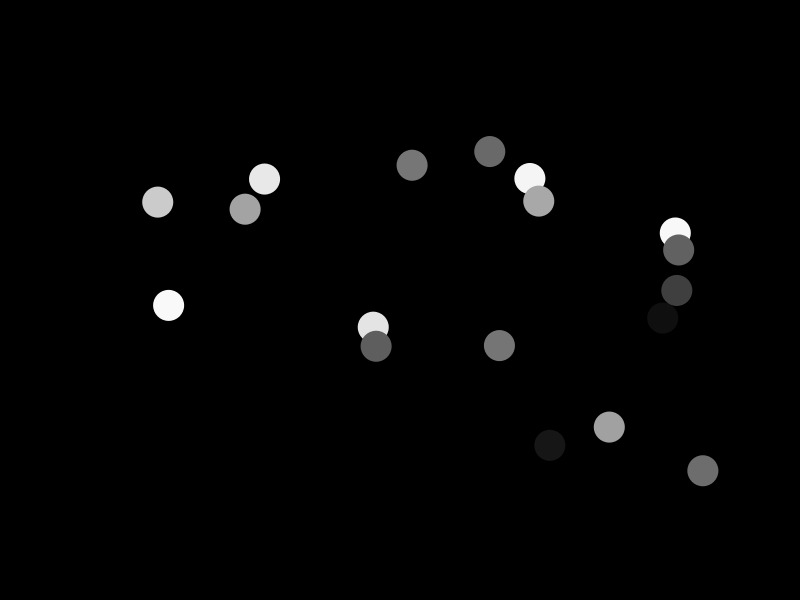
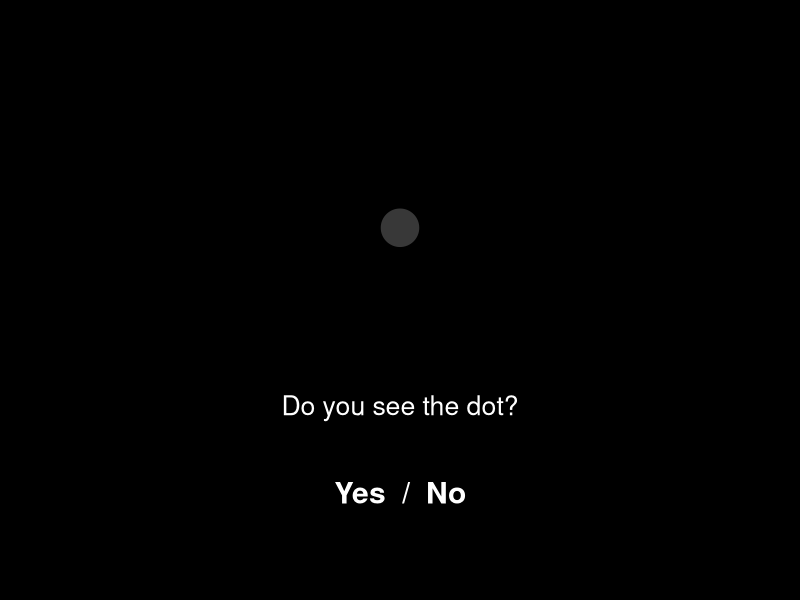
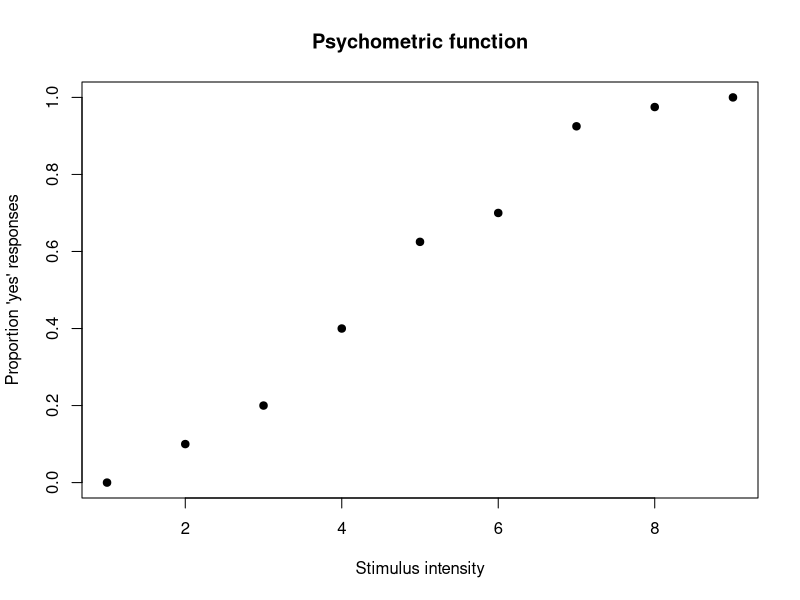
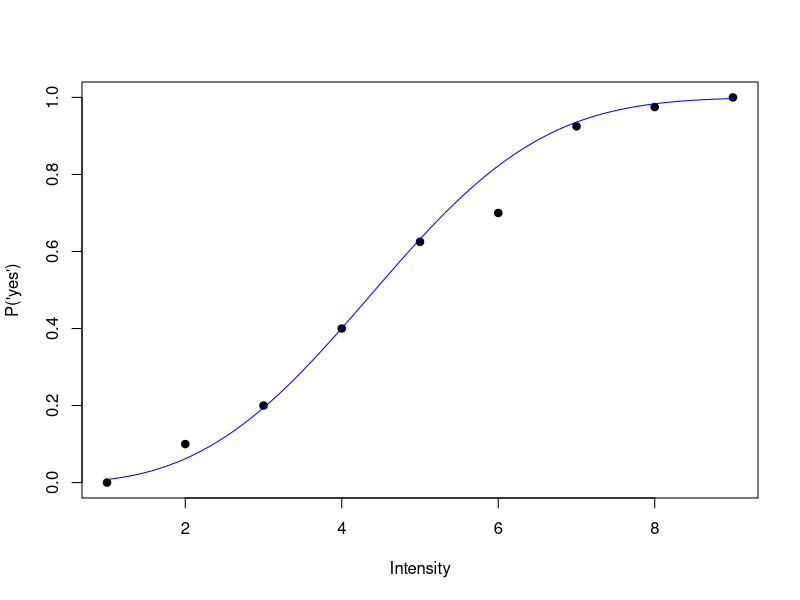
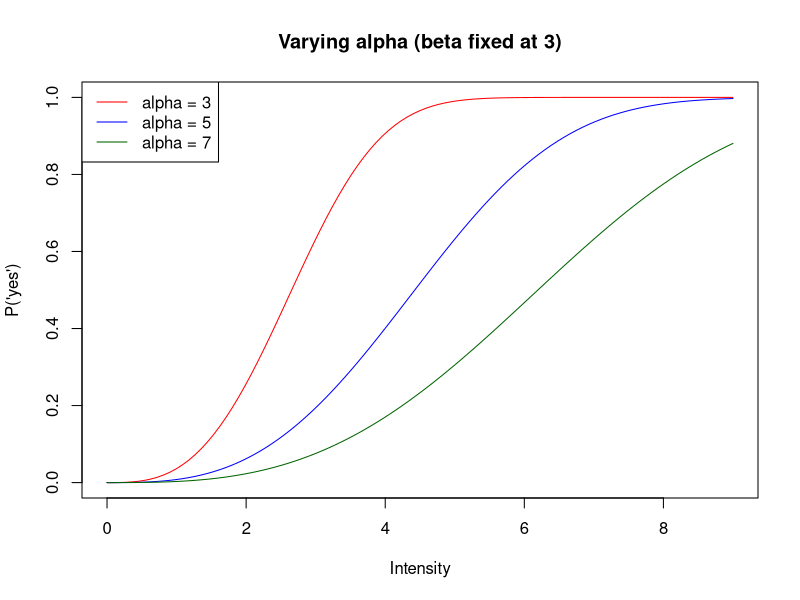
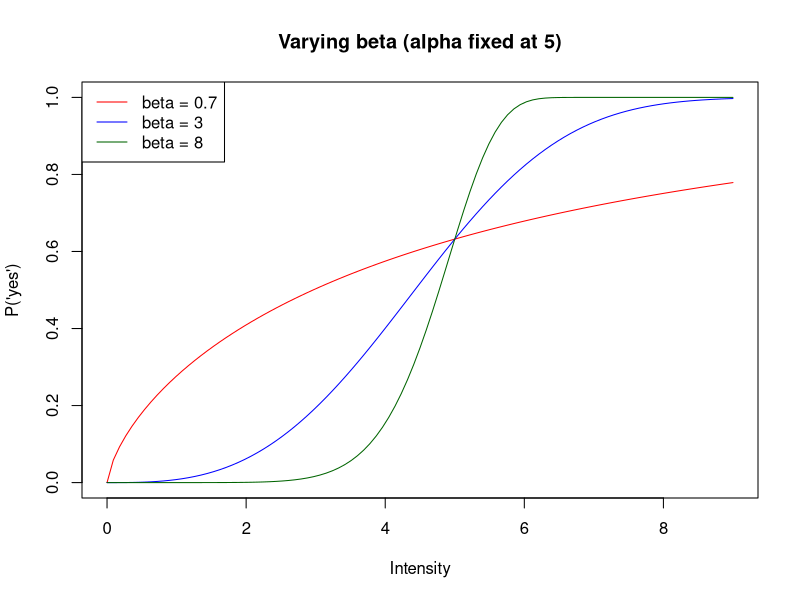
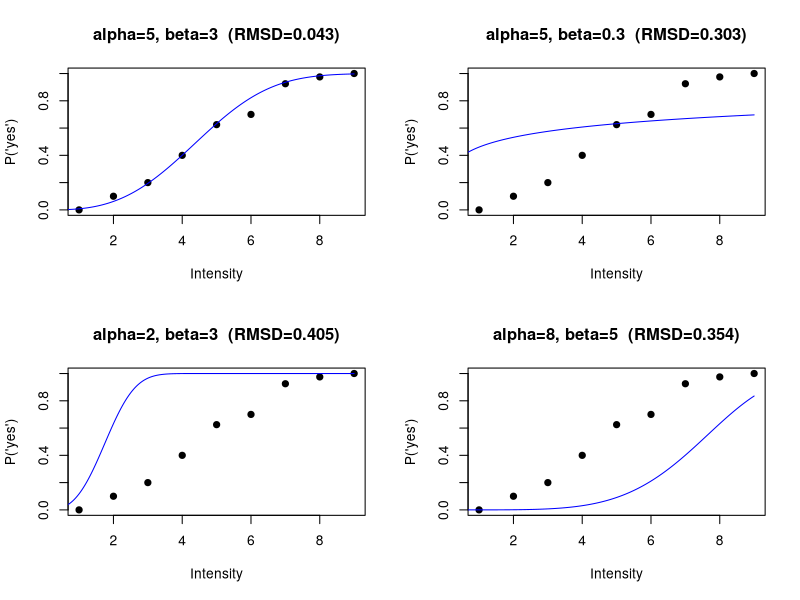

R code for these plots, in order: (Note: this script raises an error after producing the figures.)
## ---- chunk 1
set.seed(42)
n_spots <- 18
spot_x <- runif(n_spots, 0.5, 9.5)
spot_y <- runif(n_spots, 0.3, 1.7)
spot_brightness <- runif(n_spots, 0.05, 1)

old_par <- par(bg = "black", mar = c(2, 1, 3, 1))
plot(1, type = "n", xlim = c(0, 10), ylim = c(0, 2), axes = FALSE, xlab = "", ylab = "")
points(spot_x, spot_y, pch = 19, cex = 4, col = gray(spot_brightness))
par(old_par)
## ---- chunk 2
#| echo: false
old_par <- par(bg = "black", mar = c(2, 1, 2, 1))
plot(1, type = "n", xlim = c(0, 2), ylim = c(0, 2), axes = FALSE, xlab = "", ylab = "")
points(1, 1.3, pch = 19, cex = 5, col = gray(0.22))
text(1, 0.55, "Do you see the dot?", col = "white", cex = 1.6)
text(1, 0.2, "Yes  /  No", col = "white", cex = 1.8, font = 2)
par(old_par)
## ---- chunk 3
intensity <- 1:9
n_trials <- rep(40, 9)
n_yes <- c(0, 4, 8, 16, 25, 28, 37, 39, 40)
prop_yes <- n_yes / n_trials

data <- data.frame(intensity, n_yes, n_trials, prop_yes)
data
## ---- chunk 4
plot(data$intensity, data$prop_yes, pch = 19,
     xlab = "Stimulus intensity",
     ylab = "Proportion 'yes' responses",
     ylim = c(0, 1), main = "Psychometric function")
## ---- chunk 5
psychometric_model <- function(alpha, beta, x) {
  y <- rep(0, length(x))
  valid <- x >= 0
  y[valid] <- 1 - exp(-(x[valid] / alpha)^beta)
  y
}
## ---- chunk 6
plot(data$intensity, data$prop_yes, pch = 19, ylim = c(0, 1),
     xlab = "Intensity", ylab = "P('yes')")
curve(psychometric_model(5, 3, x), add = TRUE, col = "blue")
## ---- chunk 7
curve(psychometric_model(3, 3, x), from = 0, to = 9, ylim = c(0, 1), col = "red",
      xlab = "Intensity", ylab = "P('yes')", main = "Varying alpha (beta fixed at 3)")
curve(psychometric_model(5, 3, x), add = TRUE, col = "blue")
curve(psychometric_model(7, 3, x), add = TRUE, col = "darkgreen")
legend("topleft", legend = c("alpha = 3", "alpha = 5", "alpha = 7"),
       col = c("red", "blue", "darkgreen"), lty = 1)
## ---- chunk 8
curve(psychometric_model(5, 0.7, x), from = 0, to = 9, ylim = c(0, 1), col = "red",
      xlab = "Intensity", ylab = "P('yes')", main = "Varying beta (alpha fixed at 5)")
curve(psychometric_model(5, 3, x), add = TRUE, col = "blue")
curve(psychometric_model(5, 8, x), add = TRUE, col = "darkgreen")
legend("topleft", legend = c("beta = 0.7", "beta = 3", "beta = 8"),
       col = c("red", "blue", "darkgreen"), lty = 1)
## ---- chunk 9
rmsd <- function(params, data) {
  alpha <- params[1]
  beta <- params[2]
  predicted <- psychometric_model(alpha, beta, data$intensity)
  sqrt(mean((data$prop_yes - predicted)^2))
}

rmsd(c(3, 0.5), data)   # a bad-ish guess
rmsd(c(5, 3), data)     # a better guess
## ---- chunk 10
#| fig-width: 10
#| fig-height: 8
candidates <- list(c(alpha = 5, beta = 3), c(alpha = 5, beta = 0.3),
                    c(alpha = 2, beta = 3), c(alpha = 8, beta = 5))

par(mfrow = c(2, 2))
for (cand in candidates) {
  pred_curve <- psychometric_model(cand["alpha"], cand["beta"], seq(0, 9, length.out = 200))
  r <- round(rmsd(cand, data), 3)
  plot(data$intensity, data$prop_yes, pch = 19, ylim = c(0, 1),
       xlab = "Intensity", ylab = "P('yes')",
       main = paste0("alpha=", cand["alpha"], ", beta=", cand["beta"], "  (RMSD=", r, ")"))
  lines(seq(0, 9, length.out = 200), pred_curve, col = "blue")
}
par(mfrow = c(1, 1))
## ---- chunk 11
#| echo: false
ojs_define(data_ojs = data)
## ---- chunk 12
alpha_vals <- seq(1, 9, length.out = 100)
beta_vals <- seq(0.1, 6, length.out = 100)
grid <- expand.grid(alpha = alpha_vals, beta = beta_vals)

grid$rmsd <- apply(grid, 1, function(row) rmsd(row, data))

dim(grid)
head(grid, 10)
## ---- chunk 13
best <- grid[which.min(grid$rmsd), ]
best
## ---- chunk 14
library(lattice)
cost_palette <- colorRampPalette(c("white", "steelblue", "midnightblue"))(100)
levelplot(rmsd ~ alpha * beta, data = grid,
          main = "RMSD across parameter combinations",
          xlab = "alpha (scale)", ylab = "beta (shape)",
          col.regions = cost_palette)
## ---- chunk 15
#| echo: false
triangle <- rbind(c(2, 1), c(3, 0.3), c(1.5, 3))
triangle_history <- list(triangle)
max_iter <- 60
tol <- 1e-4

for (iter in 1:max_iter) {
  costs <- apply(triangle, 1, function(p) rmsd(p, data))
  if (diff(range(costs)) < tol) break

  worst <- which.max(costs)
  best  <- which.min(costs)
  centroid <- colMeans(triangle[-worst, , drop = FALSE])

  reflected <- centroid + (centroid - triangle[worst, ])
  reflected_cost <- rmsd(reflected, data)

  if (reflected_cost < costs[worst]) {
    triangle[worst, ] <- reflected                        # reflection improved things -- accept it
  } else {
    contracted <- centroid + 0.5 * (triangle[worst, ] - centroid)
    contracted_cost <- rmsd(contracted, data)
    if (contracted_cost < costs[worst]) {
      triangle[worst, ] <- contracted                      # contraction improved things -- accept it
    } else {
      best_point <- triangle[best, ]                       # neither helped -- shrink the whole triangle
      for (i in 1:3) {
        triangle[i, ] <- best_point + 0.5 * (triangle[i, ] - best_point)
      }
    }
  }
  triangle_history[[length(triangle_history) + 1]] <- triangle
}

n_steps <- length(triangle_history)

rmsd_matrix <- matrix(grid$rmsd, nrow = length(alpha_vals), ncol = length(beta_vals))
cost_palette <- colorRampPalette(c("white", "steelblue", "midnightblue"))(100)
image(alpha_vals, beta_vals, rmsd_matrix, col = cost_palette,
      xlab = "alpha (scale)", ylab = "beta (shape)",
      main = "A simplex tumbling downhill on the real RMSD landscape")
contour(alpha_vals, beta_vals, rmsd_matrix, add = TRUE, nlevels = 8)

step_colors <- colorRampPalette(c("black", "red"))(n_steps)
for (step in 1:n_steps) {
  tri <- triangle_history[[step]]
  polygon(tri[, 1], tri[, 2], border = step_colors[step], lwd = 2)
}
legend("topright", legend = c("Step 1 (black)", paste0("Step ", n_steps, " (red, converged)")),
       col = c("black", "red"), lty = 1, lwd = 2, bg = "white")
## ---- chunk 16
fit_rmsd <- optim(
  par = c(alpha = 4, beta = 1),
  fn = rmsd,
  data = data
)
fit_rmsd$par
fit_rmsd$value
## ---- chunk 17
toy_cost <- function(x, y) (x - 3)^2 + (y + 1)^2 + 15 * sin(x) * cos(y)

x_vals <- seq(-6, 10, length.out = 100)
y_vals <- seq(-6, 6, length.out = 100)
toy_grid <- expand.grid(x = x_vals, y = y_vals)
toy_grid$cost <- with(toy_grid, toy_cost(x, y))

levelplot(cost ~ x * y, data = toy_grid, main = "A landscape with multiple valleys")
## ---- chunk 18
rbinom(1, size = 40, prob = 0.8)  # parameters -> simulated data
## ---- chunk 19
dbinom(32, size = 40, prob = 0.8)  # data + parameters -> probability
## ---- chunk 20
detected <- c(1, 0, 1, 1, 0, 1, 1, 1, 0, 1)  # 10 presentations, 7 "yes"
sum(detected)
## ---- chunk 21
dbinom(sum(detected), size = 10, prob = 0.5)
dbinom(sum(detected), size = 10, prob = 0.7)
## ---- chunk 22
p_vals <- seq(0.01, 0.99, by = 0.01)
likelihood <- sapply(p_vals, function(p) dbinom(sum(detected), 10, p))

plot(p_vals, likelihood, type = "l",
     xlab = "Candidate p", ylab = "Likelihood of observed data")
p_vals[which.max(likelihood)]
## ---- chunk 23
cand_good <- c(5, 3)     # a good-fitting guess
cand_bad  <- c(2, 0.5)   # a clearly poor-fitting guess

lik_good <- dbinom(data$n_yes, data$n_trials,
                    psychometric_model(cand_good[1], cand_good[2], data$intensity))
lik_bad  <- dbinom(data$n_yes, data$n_trials,
                    psychometric_model(cand_bad[1], cand_bad[2], data$intensity))

barplot(rbind(lik_good, lik_bad), beside = TRUE, names.arg = data$intensity,
        col = c("darkgreen", "red"), xlab = "Intensity",
        ylab = "Probability of the observed count",
        legend.text = c("Good-fitting alpha,beta", "Poor-fitting alpha,beta"))
## ---- chunk 24
loglik_good <- sum(log(lik_good))
loglik_bad  <- sum(log(lik_bad))

barplot(c("Good-fitting alpha,beta" = loglik_good, "Poor-fitting alpha,beta" = loglik_bad),
        ylab = "Total log-likelihood",
        col = c("darkgreen", "red"))
## ---- chunk 25
nll <- function(params, data) {
  alpha <- params[1]; beta <- params[2]
  predicted <- psychometric_model(alpha, beta, data$intensity)
  predicted <- pmin(pmax(predicted, 1e-6), 1 - 1e-6)
  -sum(dbinom(data$n_yes, data$n_trials, predicted, log = TRUE))
}
## ---- chunk 26
fit_mle <- optim(par = c(alpha = 4, beta = 1), fn = nll, data = data)
fit_mle$par
fit_rmsd$par
